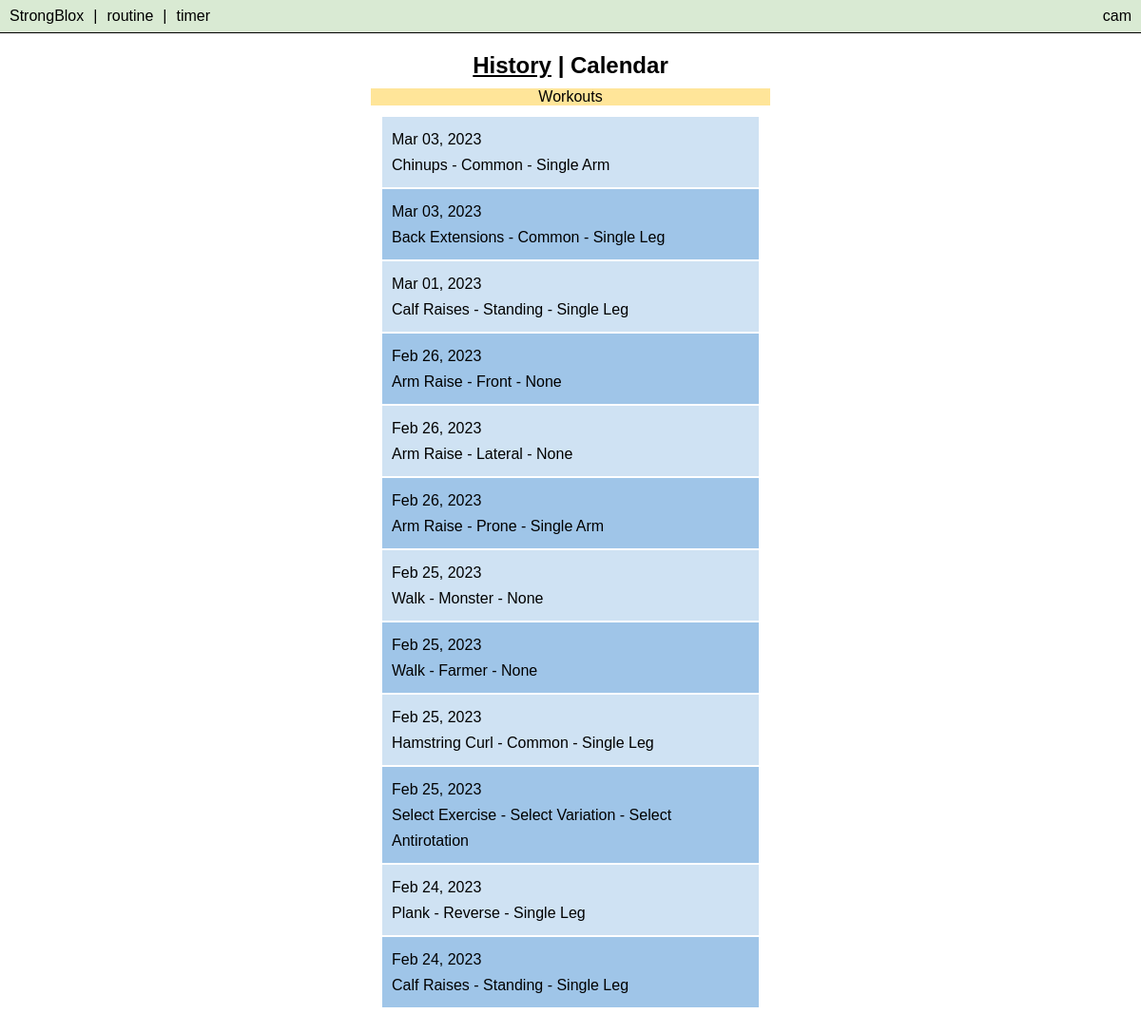
The app's page /history (signed in) with its own data.
### tables this page shows
CREATE TABLE routines (
        routine_id INTEGER PRIMARY KEY,
        workout_id INTEGER,
        date TEXT,
        time TEXT,
        exercise_id INTEGER,
        exercise TEXT NOT NULL,
        variation TEXT,
        antirotation TEXT,
        equipment TEXT,
        sets INTEGER,
        reps INTEGER,
        weight INTEGER,
        notes TEXT,
        focus TEXT,
        muscle TEXT,
        chain TEXT,
        time_to_workout TEXT,
        workout_time INTEGER,
        rest_time INTEGER,
        metronome INTEGER,
        user_id INTEGER NOT NULL
    );

### app.py (the view)
@app.route("/history")
@login_required
def history():
    db = sqlite3.connect("workouts.db")
    db.row_factory = sqlite3.Row
    cur = db.cursor()
    cur.execute("SELECT * FROM routines WHERE user_id IS NULL OR user_id = ? ORDER BY routine_id DESC", (session["user_id"],))
    routines = cur.fetchall()
    return render_template("history.html", routines=routines)

### app.py (called while the page is built)
def login_required(f):
    @wraps(f)
    def decorated_function(*args, **kwargs):
        if session.get("user_id") is None:
            return redirect("/login")
        return f(*args, **kwargs)
    return decorated_function

@app.after_request
def after_request(response):
    response.headers["Cache-Control"] = "no-cache, no-store, must-revalidate"
    response.headers["Expires"] = 0
    response.headers["Pragma"] = "no-cache"
    return response

### templates/history.html (shortened to what this page needs)
{% extends "layout.html" %}
{% block body %}
    <div class="container">
        <div class="section data">
            <h2>
                <a style="text-decoration: underline;" href="{{ url_for('history') }}">History</a> |
                <a href="{{ url_for('calendar') }}">Calendar</a>
            </h2>
            <div>
                <table id="table-history">
                    <div class="sticky">
                            <p class="history-calendar">Workouts</p>
                    </div>
                    <tbody>
                        {% for routine in routines %}
                            <tr>
                                <td>
                                    <button class="accordion">
                                        <span class="parent">{{ routine.date }}</span><br>
                                        <span class="parent">{{ routine.exercise }} - {{ routine.variation }} - {{ routine.antirotation }}</span><br>
                                    </button>
                                </td>
                            </tr>
                        {% endfor %}
                    </tbody>
                </table>
            </div>
        </div>
    </div>
{% endblock %}

### static/styles.css (style rules this page uses)
* { font-family: 'Trebuchet MS', sans-serif; }
body { margin: 0px; }
h2 { text-align: center; margin-top: 10px; margin-bottom: 5px; }
p { margin-top: 10px; margin-bottom: 5px; }
a { text-decoration: none; color: black; }
.container { margin-bottom: 10px; padding-bottom: 10px; position: relative; width: 100%; overflow: auto; top: 40px; bottom: 0px; left: 50%; transform: translateX(-50%); }
.section { padding: 5px; margin-left: auto; margin-right: auto; width: fit-content; }
.data { background-color: white; }
.accordion { background-color: white; cursor: pointer; padding: 0px; width: 100%; text-align: left; border: none; outline: none; transition: 0.4s; }
.sticky { top: 20px; position: sticky; }
.history-calendar { text-align: center; background-color: #ffe599; }
#table-history { margin: 10px; width: 90vw; max-width: 400px; }
#table-history td { line-height: 27px; padding: 10px; }
#table-history tbody tr:nth-child(even) { background-color: #9fc5e8; }
#table-history tbody tr:nth-child(odd) { background-color: #cfe2f3; }
#table-history .accordion { color: black; line-height: 27px; font-size: 16px; background-color: transparent; cursor: pointer; padding: 0px; width: 100%; text-align: left; border: none; outline: none; transition: 0.4s; }

### records on screen
routines: date "Mar 03, 2023", exercise "Chinups", variation "Common", antirotation "Single Arm"
routines: date "Mar 03, 2023", exercise "Back Extensions", variation "Common", antirotation "Single Leg"
routines: date "Mar 01, 2023", exercise "Calf Raises", variation "Standing", antirotation "Single Leg"
routines: date "Feb 26, 2023", exercise "Arm Raise", variation "Front", antirotation "None"
routines: date "Feb 26, 2023", exercise "Arm Raise", variation "Lateral", antirotation "None"
routines: date "Feb 26, 2023", exercise "Arm Raise", variation "Prone", antirotation "Single Arm"
routines: date "Feb 25, 2023", exercise "Walk", variation "Monster", antirotation "None"
routines: date "Feb 25, 2023", exercise "Walk", variation "Farmer", antirotation "None"
routines: date "Feb 25, 2023", exercise "Hamstring Curl", variation "Common", antirotation "Single Leg"
routines: date "Feb 25, 2023", exercise "Select Exercise", variation "Select Variation", antirotation "Select Antirotation"
routines: date "Feb 24, 2023", exercise "Plank", variation "Reverse", antirotation "Single Leg"
routines: date "Feb 24, 2023", exercise "Calf Raises", variation "Standing", antirotation "Single Leg"

### other values on screen
{{ session["username"] }} "cam"
